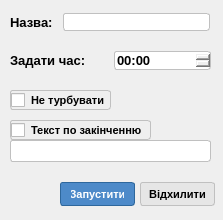
<?xml version="1.0" encoding="UTF-8"?>
<ui version="4.0">
 <class>AddAlarmWindow</class>
 <widget class="QDialog" name="AddAlarmWindow">
  <property name="geometry">
   <rect>
    <x>0</x>
    <y>0</y>
    <width>223</width>
    <height>220</height>
   </rect>
  </property>
  <property name="minimumSize">
   <size>
    <width>223</width>
    <height>220</height>
   </size>
  </property>
  <property name="maximumSize">
   <size>
    <width>223</width>
    <height>220</height>
   </size>
  </property>
  <property name="windowTitle">
   <string>Dialog</string>
  </property>
  <property name="styleSheet">
   <string notr="true">background-color: rgb(151, 151, 151);
item {
background-color: transparent;
}
item:selected {
background-color: rgb(163, 3, 47);
}</string>
  </property>
  <widget class="QWidget" name="layoutWidget">
   <property name="geometry">
    <rect>
     <x>10</x>
     <y>10</y>
     <width>200</width>
     <height>24</height>
    </rect>
   </property>
   <layout class="QHBoxLayout" name="horizontalLayout_2">
    <item>
     <widget class="QLabel" name="label_2">
      <property name="styleSheet">
       <string notr="true">font-family: &quot;Segoe UI&quot;;
    font-size: 10pt;
    color: black;
    font: bold;</string>
      </property>
      <property name="text">
       <string>Назва: </string>
      </property>
     </widget>
    </item>
    <item>
     <widget class="QLineEdit" name="lineEdit_2">
      <property name="styleSheet">
       <string notr="true">font-family: &quot;Segoe UI&quot;;
    font-size: 8pt;
    border: 1px solid;
    border-color: rgb(192,192,192); 
    border-radius: 3px; 

    color: black;
    font: bold;</string>
      </property>
     </widget>
    </item>
   </layout>
  </widget>
  <widget class="QWidget" name="layoutWidget_2">
   <property name="geometry">
    <rect>
     <x>10</x>
     <y>50</y>
     <width>201</width>
     <height>21</height>
    </rect>
   </property>
   <layout class="QHBoxLayout" name="horizontalLayout">
    <item>
     <widget class="QLabel" name="label">
      <property name="styleSheet">
       <string notr="true">font-family: &quot;Segoe UI&quot;;
    font-size: 10pt;
    color: black;
    font: bold;</string>
      </property>
      <property name="text">
       <string>Задати час:</string>
      </property>
     </widget>
    </item>
    <item>
     <widget class="QTimeEdit" name="timeEdit">
      <property name="styleSheet">
       <string notr="true">font-family: &quot;Segoe UI&quot;;
    font-size: 10pt;
    border: 1px solid;
    border-color: rgb(192,192,192); 
    border-radius: 3px; 

    color: black;
    font: bold;</string>
      </property>
      <property name="displayFormat">
       <string>HH:mm</string>
      </property>
     </widget>
    </item>
   </layout>
  </widget>
  <widget class="QCheckBox" name="checkBox">
   <property name="geometry">
    <rect>
     <x>10</x>
     <y>120</y>
     <width>141</width>
     <height>20</height>
    </rect>
   </property>
   <property name="styleSheet">
    <string notr="true">font-family: &quot;Segoe UI&quot;;
    font-size: 8pt;
    border: 1px solid;
    border-color: rgb(192,192,192); 
    border-radius: 3px; 

    color: black;
    font: bold;</string>
   </property>
   <property name="text">
    <string>Текст по закінченню</string>
   </property>
  </widget>
  <widget class="QLineEdit" name="lineEdit">
   <property name="geometry">
    <rect>
     <x>10</x>
     <y>140</y>
     <width>201</width>
     <height>22</height>
    </rect>
   </property>
   <property name="styleSheet">
    <string notr="true">font-family: &quot;Segoe UI&quot;;
    font-size: 8pt;
    border: 1px solid;
    border-color: rgb(192,192,192); 
    border-radius: 3px; 

    color: black;
    font: bold;</string>
   </property>
  </widget>
  <widget class="QPushButton" name="pushButton">
   <property name="geometry">
    <rect>
     <x>60</x>
     <y>182</y>
     <width>75</width>
     <height>24</height>
    </rect>
   </property>
   <property name="styleSheet">
    <string notr="true">font-family: &quot;Segoe UI&quot;;
    font-size: 8pt;
    border: 1px solid;
    border-color: rgb(46, 103, 156); 
    border-radius: 3px; 
    padding-right: 10px; 
    padding-left: 10px;
    padding-top: 5px;
    padding-bottom: 5px;
    background-color: rgb(77, 138, 201);
    color: white;
    font: bold;
    width: 64px;</string>
   </property>
   <property name="text">
    <string>Запустити</string>
   </property>
  </widget>
  <widget class="QPushButton" name="pushButton_2">
   <property name="geometry">
    <rect>
     <x>140</x>
     <y>182</y>
     <width>75</width>
     <height>24</height>
    </rect>
   </property>
   <property name="styleSheet">
    <string notr="true">font-family: &quot;Segoe UI&quot;;
    font-size: 8pt;
    border: 1px solid;
    border-color: rgb(192,192,192); 
    border-radius: 3px; 
 background-color: rgb(230,230,230);
    color: black;
    font: bold;</string>
   </property>
   <property name="text">
    <string>Відхилити</string>
   </property>
  </widget>
  <widget class="QCheckBox" name="checkBox_2">
   <property name="geometry">
    <rect>
     <x>10</x>
     <y>90</y>
     <width>101</width>
     <height>20</height>
    </rect>
   </property>
   <property name="styleSheet">
    <string notr="true">font-family: &quot;Segoe UI&quot;;
    font-size: 8pt;
    border: 1px solid;
    border-color: rgb(192,192,192); 
    border-radius: 3px; 

    color: black;
    font: bold;</string>
   </property>
   <property name="text">
    <string>Не турбувати</string>
   </property>
  </widget>
  <widget class="QLabel" name="label_3">
   <property name="geometry">
    <rect>
     <x>10</x>
     <y>162</y>
     <width>201</width>
     <height>16</height>
    </rect>
   </property>
   <property name="minimumSize">
    <size>
     <width>0</width>
     <height>0</height>
    </size>
   </property>
   <property name="maximumSize">
    <size>
     <width>144444</width>
     <height>144444</height>
    </size>
   </property>
   <property name="styleSheet">
    <string notr="true">font-family: &quot;Segoe UI&quot;;
    font-size: 7pt;
    color: red;
    font: bold;</string>
   </property>
   <property name="text">
    <string/>
   </property>
  </widget>
  <widget class="QLabel" name="label_4">
   <property name="geometry">
    <rect>
     <x>60</x>
     <y>34</y>
     <width>151</width>
     <height>16</height>
    </rect>
   </property>
   <property name="styleSheet">
    <string notr="true">font-family: &quot;Segoe UI&quot;;
    font-size: 7pt;
    color: red;
    font: bold;</string>
   </property>
   <property name="text">
    <string/>
   </property>
  </widget>
  <widget class="QLabel" name="label_5">
   <property name="geometry">
    <rect>
     <x>115</x>
     <y>71</y>
     <width>95</width>
     <height>16</height>
    </rect>
   </property>
   <property name="styleSheet">
    <string notr="true">font-family: &quot;Segoe UI&quot;;
    font-size: 7pt;
    color: red;
    font: bold;</string>
   </property>
   <property name="text">
    <string/>
   </property>
  </widget>
 </widget>
 <resources/>
 <connections/>
</ui>
